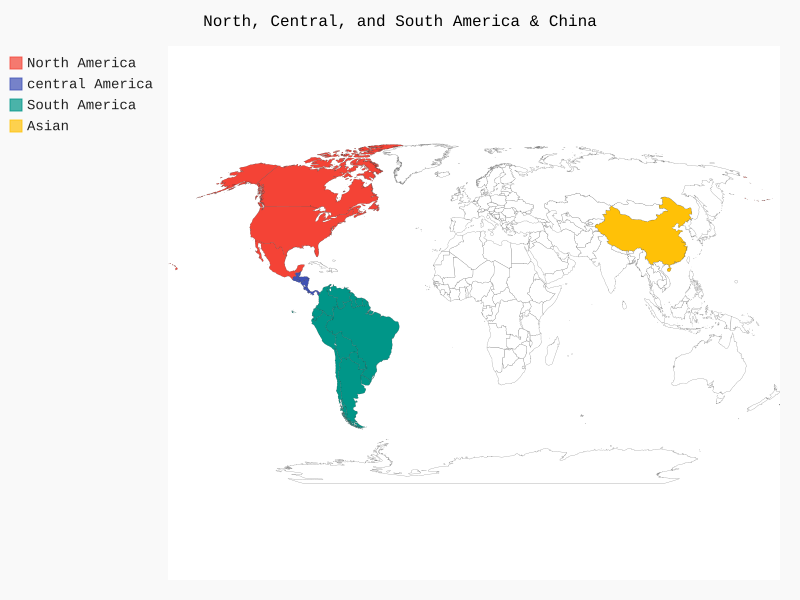

Reproduce this figure in Python.
import pygal
from pygal_maps_world import maps

wm = maps.World()
wm.title = 'North, Central, and South America & China'

wm.add('North America', ['ca', 'mx', 'us'])
wm.add('central America', ['bz', 'cr', 'gt', 'hn', 'ni', 'pa', 'sv'])
wm.add('South America', ['ar', 'bo', 'br', 'cl', 'co', 'ec', 'gf',
	'gy', 'pe', 'py', 'sr', 'uy', 've'])
wm.add('Asian', ['cn'])

wm.render_to_file("americas.svg")
